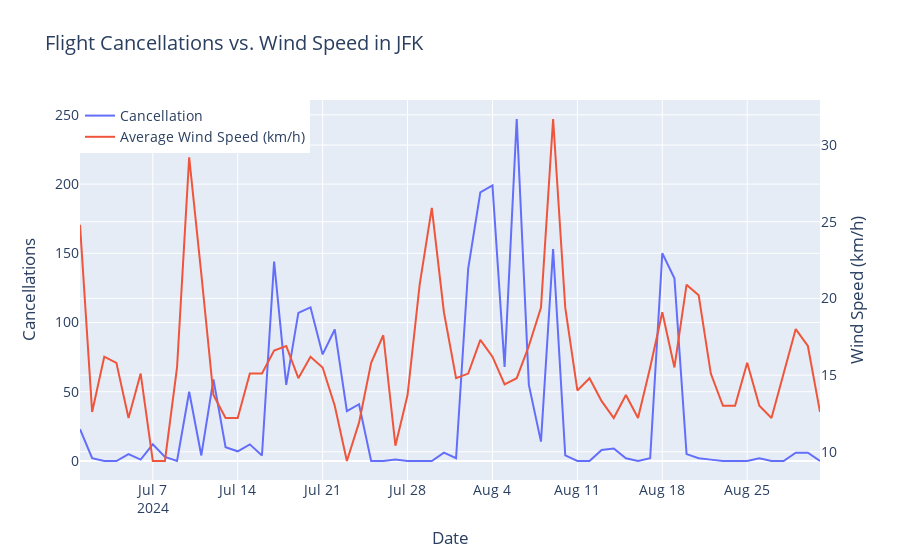

Notebook code cell kept with this figure:
### Markdown cell above
## Airport JFK ##

### Code cell
x_jfk = flights_JFK['flight_date']
y_jfk = flights_JFK['total_cancelled']
y_wind = flights_JFK['avg_wind_speed_kmh']

fig = go.Figure()

fig.add_trace(go.Scatter(
    x=x_jfk, y=y_jfk,
    mode='lines',
    name='Cancellation',
    yaxis='y1'  # Assign to first y-axis
))

fig.add_trace(go.Scatter(
    x=x_jfk, y=y_wind,
    mode='lines',
    name='Average Wind Speed (km/h)',
    yaxis='y2'  # Assign to second y-axis
))

fig.update_layout(
    title="Flight Cancellations vs. Wind Speed in JFK",
    xaxis_title="Date",
    yaxis=dict(
        title="Cancellations",
    ),
    yaxis2=dict(
        title="Wind Speed (km/h)",
        overlaying='y',  # Makes it share the same x-axis
        side='right'
    ),
    legend=dict(x=0, y=1),  # Position legend
    font=dict(size=14)  # Sets overall font size
)

fig.show()

### Figure 1 — Plotly figure (JSON) as saved in the notebook; plotly's stock layout.template omitted (floating-point values rounded to 4 significant figures)
{"data": [{"mode": "lines", "name": "Cancellation", "type": "scatter", "x": ["2024-07-01", "2024-07-02", "2024-07-03", "2024-07-04", "2024-07-05", "2024-07-06", "2024-07-07", "2024-07-08", "2024-07-09", "2024-07-10", "2024-07-11", "2024-07-12", "2024-07-13", "2024-07-14", "2024-07-15", "2024-07-16", "2024-07-17", "2024-07-18", "2024-07-19", "2024-07-20", "2024-07-21", "2024-07-22", "2024-07-23", "2024-07-24", "2024-07-25", "2024-07-26", "2024-07-27", "2024-07-28", "2024-07-29", "2024-07-30", "2024-07-31", "2024-08-01", "2024-08-02", "2024-08-03", "2024-08-04", "2024-08-05", "2024-08-06", "2024-08-07", "2024-08-08", "2024-08-09", "2024-08-10", "2024-08-11", "2024-08-12", "2024-08-13", "2024-08-14", "2024-08-15", "2024-08-16", "2024-08-17", "2024-08-18", "2024-08-19", "2024-08-20", "2024-08-21", "2024-08-22", "2024-08-23", "2024-08-24", "2024-08-25", "2024-08-26", "2024-08-27", "2024-08-28", "2024-08-29", "2024-08-30", "2024-08-31"], "y": [23, 2, 0, 0, 5, 1, 12, 3, 0, 50, 4, 59, 10, 7, 12, 4, 144, 55, 107, 111, 77, 95, 36, 41, 0, 0, 1, 0, 0, 0, 6, 2, 139, 194, 199, 68, 247, 55, 14, 153, 4, 0, 0, 8, 9, 2, 0, 2, 150, 132, 5, 2, 1, 0, 0, 0, 2, 0, 0, 6, 6, 0], "yaxis": "y"}, {"mode": "lines", "name": "Average Wind Speed (km/h)", "type": "scatter", "x": ["2024-07-01", "2024-07-02", "2024-07-03", "2024-07-04", "2024-07-05", "2024-07-06", "2024-07-07", "2024-07-08", "2024-07-09", "2024-07-10", "2024-07-11", "2024-07-12", "2024-07-13", "2024-07-14", "2024-07-15", "2024-07-16", "2024-07-17", "2024-07-18", "2024-07-19", "2024-07-20", "2024-07-21", "2024-07-22", "2024-07-23", "2024-07-24", "2024-07-25", "2024-07-26", "2024-07-27", "2024-07-28", "2024-07-29", "2024-07-30", "2024-07-31", "2024-08-01", "2024-08-02", "2024-08-03", "2024-08-04", "2024-08-05", "2024-08-06", "2024-08-07", "2024-08-08", "2024-08-09", "2024-08-10", "2024-08-11", "2024-08-12", "2024-08-13", "2024-08-14", "2024-08-15", "2024-08-16", "2024-08-17", "2024-08-18", "2024-08-19", "2024-08-20", "2024-08-21", "2024-08-22", "2024-08-23", "2024-08-24", "2024-08-25", "2024-08-26", "2024-08-27", "2024-08-28", "2024-08-29", "2024-08-30", "2024-08-31"], "y": [24.8, 12.6, 16.2, 15.8, 12.2, 15.1, 9.4, 9.4, 15.5, 29.2, 21.6, 13.7, 12.2, 12.2, 15.1, 15.1, 16.6, 16.9, 14.8, 16.2, 15.5, 13.0, 9.4, 11.9, 15.8, 17.6, 10.4, 13.7, 20.9, 25.9, 19.1, 14.8, 15.1, 17.3, 16.2, 14.4, 14.8, 16.9, 19.4, 31.7, 19.4, 14.0, 14.8, 13.3, 12.2, 13.7, 12.2, 15.5, 19.1, 15.5, 20.9, 20.2, 15.1, 13.0, 13.0, 15.8, 13.0, 12.2, 15.1, 18.0, 16.9, 12.6], "yaxis": "y2"}], "layout": {"font": {"size": 14}, "legend": {"x": 0, "y": 1}, "title": {"text": "Flight Cancellations vs. Wind Speed in JFK"}, "xaxis": {"title": {"text": "Date"}}, "yaxis": {"title": {"text": "Cancellations"}}, "yaxis2": {"overlaying": "y", "side": "right", "title": {"text": "Wind Speed (km/h)"}}}}
